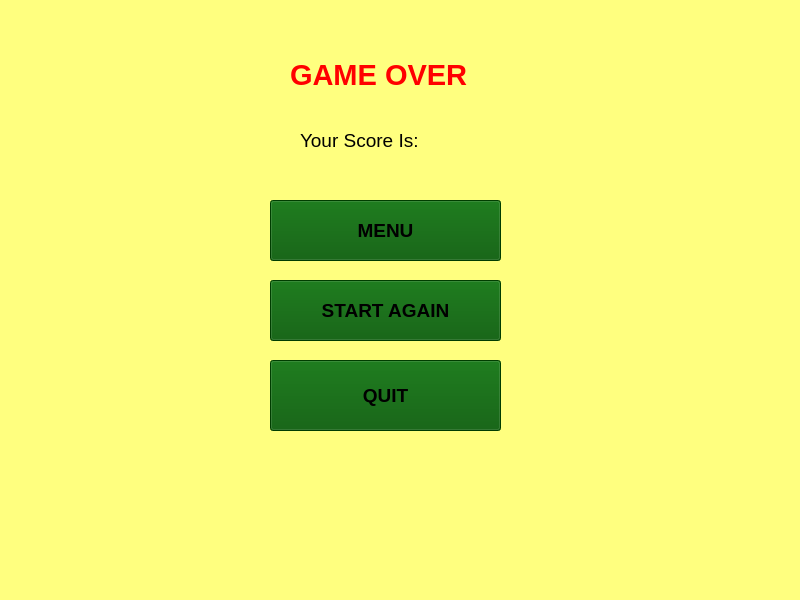
<?xml version="1.0" encoding="UTF-8"?>
<ui version="4.0">
 <class>gameoverwindow</class>
 <widget class="QMainWindow" name="gameoverwindow">
  <property name="geometry">
   <rect>
    <x>0</x>
    <y>0</y>
    <width>800</width>
    <height>600</height>
   </rect>
  </property>
  <property name="windowTitle">
   <string>MainWindow</string>
  </property>
  <property name="styleSheet">
   <string notr="true">background-color: rgb(255, 255, 127);</string>
  </property>
  <widget class="QWidget" name="centralwidget">
   <widget class="QLabel" name="label">
    <property name="geometry">
     <rect>
      <x>290</x>
      <y>0</y>
      <width>201</width>
      <height>151</height>
     </rect>
    </property>
    <property name="font">
     <font>
      <pointsize>20</pointsize>
      <bold>true</bold>
     </font>
    </property>
    <property name="text">
     <string>&lt;html&gt;&lt;head/&gt;&lt;body&gt;&lt;p&gt;&lt;span style=&quot; font-size:22pt; color:#ff0000;&quot;&gt;         GAME OVER&lt;/span&gt;&lt;/p&gt;&lt;/body&gt;&lt;/html&gt;</string>
    </property>
   </widget>
   <widget class="QPushButton" name="pushButton">
    <property name="geometry">
     <rect>
      <x>270</x>
      <y>280</y>
      <width>231</width>
      <height>61</height>
     </rect>
    </property>
    <property name="font">
     <font>
      <pointsize>14</pointsize>
      <bold>true</bold>
     </font>
    </property>
    <property name="styleSheet">
     <string notr="true">background-color: rgb(0, 85, 0);</string>
    </property>
    <property name="text">
     <string>START AGAIN</string>
    </property>
   </widget>
   <widget class="QPushButton" name="pushButton_2">
    <property name="geometry">
     <rect>
      <x>270</x>
      <y>360</y>
      <width>231</width>
      <height>71</height>
     </rect>
    </property>
    <property name="font">
     <font>
      <pointsize>14</pointsize>
      <bold>true</bold>
     </font>
    </property>
    <property name="styleSheet">
     <string notr="true">background-color: rgb(0, 85, 0);</string>
    </property>
    <property name="text">
     <string>QUIT</string>
    </property>
   </widget>
   <widget class="QLabel" name="label_3">
    <property name="geometry">
     <rect>
      <x>300</x>
      <y>130</y>
      <width>181</width>
      <height>20</height>
     </rect>
    </property>
    <property name="font">
     <font>
      <pointsize>14</pointsize>
     </font>
    </property>
    <property name="text">
     <string>Your Score Is:</string>
    </property>
   </widget>
   <widget class="QLabel" name="label_5">
    <property name="geometry">
     <rect>
      <x>522</x>
      <y>0</y>
      <width>261</width>
      <height>231</height>
     </rect>
    </property>
    <property name="text">
     <string/>
    </property>
   </widget>
   <widget class="QPushButton" name="pushButton_3">
    <property name="geometry">
     <rect>
      <x>270</x>
      <y>200</y>
      <width>231</width>
      <height>61</height>
     </rect>
    </property>
    <property name="font">
     <font>
      <pointsize>14</pointsize>
      <bold>true</bold>
     </font>
    </property>
    <property name="styleSheet">
     <string notr="true">background-color: rgb(0, 85, 0);</string>
    </property>
    <property name="text">
     <string>MENU</string>
    </property>
   </widget>
   <widget class="QLabel" name="label_12">
    <property name="geometry">
     <rect>
      <x>-180</x>
      <y>0</y>
      <width>441</width>
      <height>581</height>
     </rect>
    </property>
    <property name="text">
     <string/>
    </property>
   </widget>
  </widget>
  <widget class="QMenuBar" name="menubar">
   <property name="geometry">
    <rect>
     <x>0</x>
     <y>0</y>
     <width>800</width>
     <height>25</height>
    </rect>
   </property>
  </widget>
  <widget class="QStatusBar" name="statusbar"/>
 </widget>
 <resources/>
 <connections/>
</ui>
